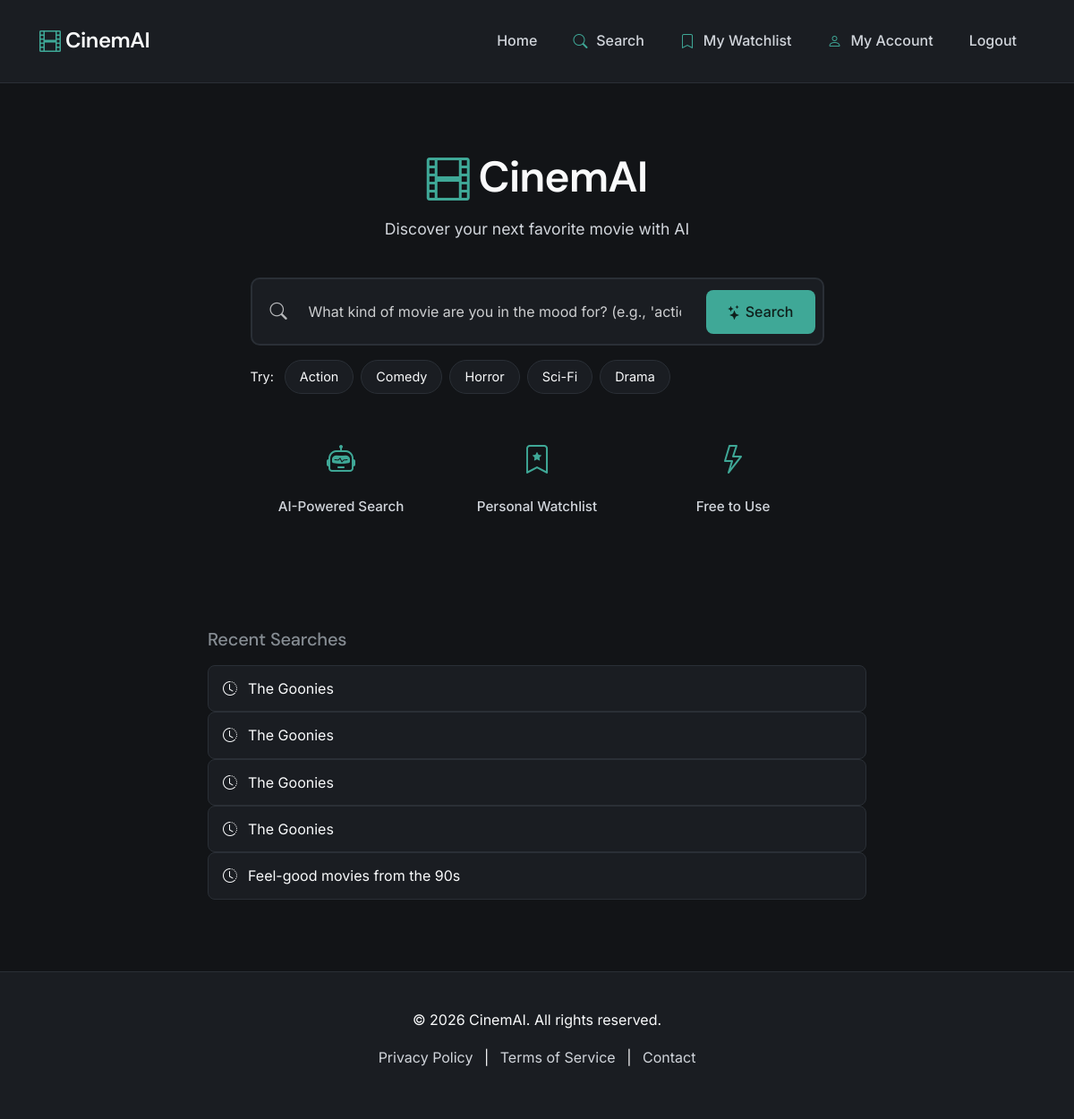
The app's page / (signed in), older data.
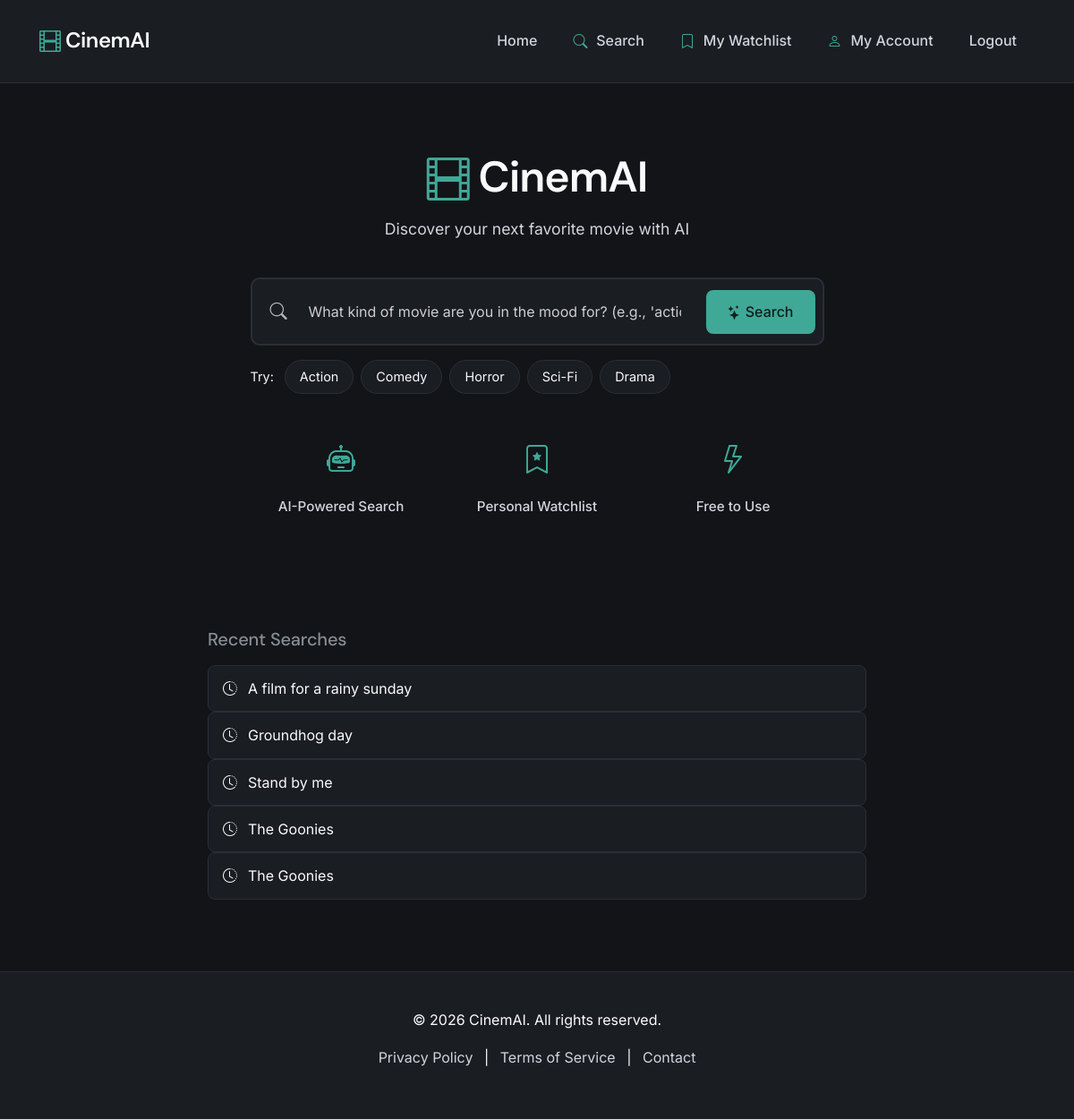
The same page, newer data.
### cinemai/models.py (models this page shows, shortened)
class SearchHistory(models.Model):
    user = models.ForeignKey(User, on_delete=models.CASCADE, related_name='search_history')
    query = models.CharField(max_length=255)
    genre = models.CharField(max_length=100, blank=True)
    created_at = models.DateTimeField(auto_now_add=True)
    class Meta:
        ordering = ['-created_at']
        verbose_name_plural = 'Search histories'

### cinemai/views.py (the view)
# urls.py: path('', views.home, name='home'),
def home(request):
    context = {
        'user': request.user,
    }
    return render(request, 'cinemai/home.html', context)

### cinemai/templates/cinemai/home.html (shortened to what this page needs)
{% extends 'cinemai/base.html' %}
{% block content %}
<div class="hero-section-simple">
    <div class="container">
        <div class="row justify-content-center">
            <div class="col-lg-8 col-xl-7">
                <div class="text-center mb-4">
                    <h1 class="brand-title">
                        <i class="bi bi-film"></i> CinemAI
                    </h1>
                    <p class="brand-subtitle">Discover your next favorite movie with AI</p>
                </div>
                <div class="search-container">
                    <form method="post" action="{% url 'search' %}">
                        <div class="search-input-wrapper">
                            <i class="bi bi-search search-icon"></i>
                            <input
                                type="text"
                                class="form-control search-input"
                                name="search_query"
                                placeholder="What kind of movie are you in the mood for? (e.g., 'action movies with strong female leads')"
                                required
                                autofocus
                            >
                            <button type="submit" class="btn btn-primary search-btn">
                                <i class="bi bi-stars"></i> Search
                            </button>
                        </div>
                        <div class="genre-chips mt-3">
                            <span class="chip-label">Try:</span>
                            <button type="submit" name="search_query" value="action thriller movies" class="genre-chip">Action</button>
                            <button type="submit" name="search_query" value="romantic comedy movies" class="genre-chip">Comedy</button>
                            <button type="submit" name="search_query" value="horror movies" class="genre-chip">Horror</button>
                            <button type="submit" name="search_query" value="sci-fi movies" class="genre-chip">Sci-Fi</button>
                            <button type="submit" name="search_query" value="drama movies" class="genre-chip">Drama</button>
                        </div>
                    </form>
                </div>
                <div class="features-simple mt-5">
                    <div class="row g-3 text-center">
                        <div class="col-md-4">
                            <i class="bi bi-robot feature-icon"></i>
                            <p class="feature-text">AI-Powered Search</p>
                        </div>
                        <div class="col-md-4">
                            <i class="bi bi-bookmark-star feature-icon"></i>
                            <p class="feature-text">Personal Watchlist</p>
                        </div>
                        <div class="col-md-4">
                            <i class="bi bi-lightning feature-icon"></i>
                            <p class="feature-text">Free to Use</p>
                        </div>
                    </div>
                </div>
            </div>
        </div>
    </div>
</div>
{% if user.is_authenticated %}
<div class="container mt-5">
    <div class="row justify-content-center">
        <div class="col-lg-8">
            <h5 class="text-muted mb-3">Recent Searches</h5>
            <div class="recent-searches">
                {% if user.search_history.all|slice:":5" %}
                    {% for search in user.search_history.all|slice:":5" %}
                        <a href="{% url 'search' %}?q={{ search.query }}" class="recent-search-item">
                            <i class="bi bi-clock-history"></i> {{ search.query }}
                        </a>
                    {% endfor %}
                {% else %}
                    <p class="text-muted small">Your search history will appear here</p>
                {% endif %}
            </div>
        </div>
    </div>
</div>
{% endif %}
{% endblock %}

### cinemai/templates/cinemai/base.html (shortened to what this page needs)
{% load static %}
<!DOCTYPE html>
<html lang="en" data-bs-theme="dark">
<head>
    <link href="https://cdn.jsdelivr.net/npm/bootstrap@5.3.0/dist/css/bootstrap.min.css" rel="stylesheet">
    <link rel="stylesheet" href="https://cdn.jsdelivr.net/npm/bootstrap-icons@1.10.0/font/bootstrap-icons.css">
    <link rel="stylesheet" href="{% static 'css/style.css' %}">
</head>
<body>
    <nav class="navbar navbar-expand-lg navbar-dark">
        <div class="container-fluid">
            <a class="navbar-brand" href="{% url 'home' %}">
                <i class="bi bi-film"></i> CinemAI
            </a>
            <div class="collapse navbar-collapse" id="navbarNav">
                <ul class="navbar-nav ms-auto">
                    <li class="nav-item">
                        <a class="nav-link" href="{% url 'home' %}">Home</a>
                    </li>
                    {% if user.is_authenticated %}
                        <li class="nav-item">
                            <a class="nav-link" href="{% url 'search' %}">
                                <i class="bi bi-search"></i> Search
                            </a>
                        </li>
                        <li class="nav-item">
                            <a class="nav-link" href="{% url 'watchlist' %}">
                                <i class="bi bi-bookmark"></i> My Watchlist
                            </a>
                        </li>
                        <li class="nav-item">
                            <a class="nav-link" href="{% url 'account' %}">
                                <i class="bi bi-person"></i> My Account
                            </a>
                        </li>
                        <li class="nav-item">
                            <a class="nav-link" href="{% url 'logout' %}">Logout</a>
                        </li>
                    {% endif %}
                </ul>
            </div>
        </div>
    </nav>
    <main>
        {% block content %}{% endblock %}
    </main>
    <footer class="text-center">
        <div class="container">
            <p>&copy; 2026 CinemAI. All rights reserved.</p>
            <p>
                <a href="#" class="mx-2">Privacy Policy</a> |
                <a href="#" class="mx-2">Terms of Service</a> |
                <a href="#" class="mx-2">Contact</a>
            </p>
        </div>
    </footer>
</body>
</html>

### static/css/style.css (style rules this page uses)
:root { --bg-primary: #121417; --bg-surface: #1A1D22; --text-primary: #F9FAFB; --text-secondary: #D1D5DB; --text-muted: #D1D5DB; --accent: #3FA897; --accent-hover: #359680; --border-subtle: #2A2F36; --error: #EF4444; --success: #10B981; --warning: #F59E0B; }
* { box-sizing: border-box; }
body { margin: 0; background: var(--bg-primary); color: var(--text-primary); font-family: "Inter", system-ui, -apple-system, sans-serif; line-height: 1.65; min-height: 100vh; }
h1, h2, h3, h4, h5, h6 { font-family: "DM Sans", system-ui, sans-serif; font-weight: 500; letter-spacing: -0.01em; line-height: 1.3; }
.navbar { background-color: var(--bg-surface) !important; padding: 1.25rem 2rem; border-bottom: 1px solid var(--border-subtle); backdrop-filter: blur(10px); }
.navbar-brand { color: var(--text-primary) !important; font-family: "DM Sans", sans-serif; font-weight: 600; font-size: 1.5rem; letter-spacing: -0.02em; }
.navbar-brand i { color: var(--accent); }
.nav-link { color: var(--text-secondary) !important; margin: 0 0.75rem; transition: color 0.2s ease; font-weight: 500; }
.nav-link i { color: var(--accent); margin-right: 0.35rem; }
.btn-primary { background: var(--accent); color: #0F1F1B; border: none; border-radius: 8px; padding: 0.75rem 1.5rem; font-weight: 500; font-family: "Inter", sans-serif; transition: all 0.2s ease; }
.form-control { background-color: var(--bg-surface); border: 1px solid var(--border-subtle); color: var(--text-primary); border-radius: 8px; padding: 0.75rem 1rem; font-family: "Inter", sans-serif; transition: all 0.2s ease; }
.form-control::placeholder { color: var(--text-primary); opacity: 0.6; }
.hero-section-simple { min-height: 70vh; display: flex; align-items: center; padding: 4rem 0; }
.brand-title { font-family: "DM Sans", sans-serif; font-size: 3rem; font-weight: 600; margin-bottom: 0.5rem; color: var(--text-primary); letter-spacing: -0.02em; }
.brand-title i { color: var(--accent); }
.brand-subtitle { font-size: 1.1rem; color: var(--text-secondary); margin-bottom: 2rem; }
.search-container { margin-top: 2.5rem; }
.search-input-wrapper { position: relative; display: flex; align-items: center; background: var(--bg-surface); border: 2px solid var(--border-subtle); border-radius: 10px; padding: 8px; transition: all 0.2s ease; }
.search-icon { position: absolute; left: 20px; color: var(--text-primary); font-size: 1.2rem; pointer-events: none; opacity: 0.7; }
.search-input { flex: 1; background: transparent; border: none; color: var(--text-primary); font-size: 1rem; padding: 16px 20px 16px 55px; outline: none; font-family: "Inter", sans-serif; }
.form-control.search-input { padding: 16px 20px 16px 55px !important; }
.search-input::placeholder { color: var(--text-primary) !important; opacity: 0.8 !important; }
.search-btn { border-radius: 8px; padding: 12px 24px; font-weight: 500; white-space: nowrap; margin-left: 8px; }
.genre-chips { display: flex; align-items: center; gap: 8px; flex-wrap: wrap; margin-top: 1rem; }
.chip-label { color: var(--text-primary) !important; font-size: 0.9rem; margin-right: 4px; }
.genre-chip { background: var(--bg-surface); border: 1px solid var(--border-subtle); color: var(--text-primary) !important; padding: 6px 16px; border-radius: 20px; font-size: 0.9rem; transition: all 0.2s ease; cursor: pointer; font-family: "Inter", sans-serif; }
.features-simple { margin-top: 3rem; }
.feature-icon { font-size: 2rem; color: var(--accent); margin-bottom: 0.75rem; display: block; }
.feature-text { color: var(--text-secondary); font-size: 0.95rem; margin: 0; font-weight: 500; }
footer { background-color: var(--bg-surface); padding: 2.5rem 0; margin-top: 5rem; border-top: 1px solid var(--border-subtle); }
footer a { color: var(--text-secondary); text-decoration: none; transition: color 0.2s ease; }
.text-muted { color: var(--text-secondary); }
a { color: var(--accent); text-decoration: none; transition: color 0.2s ease; }
.bi { vertical-align: middle; }
.recent-search-item { background: var(--bg-surface); padding: 12px 16px; border-radius: 8px; color: var(--text-primary); text-decoration: none; transition: all 0.2s ease; display: flex; align-items: center; gap: 12px; border: 1px solid var(--border-subtle); }
body { animation: fadeIn 0.3s ease; }

Row changes from the older to the newer data that the page shows:
no longer on this page (row unchanged): SearchHistory: query "The Goonies"
no longer on this page (row unchanged): SearchHistory: query "The Goonies"
no longer on this page (row unchanged): SearchHistory: query "Feel-good movies from the 90s"
added SearchHistory: query "A film for a rainy sunday"
added SearchHistory: query "Groundhog day"
added SearchHistory: query "Stand by me"
